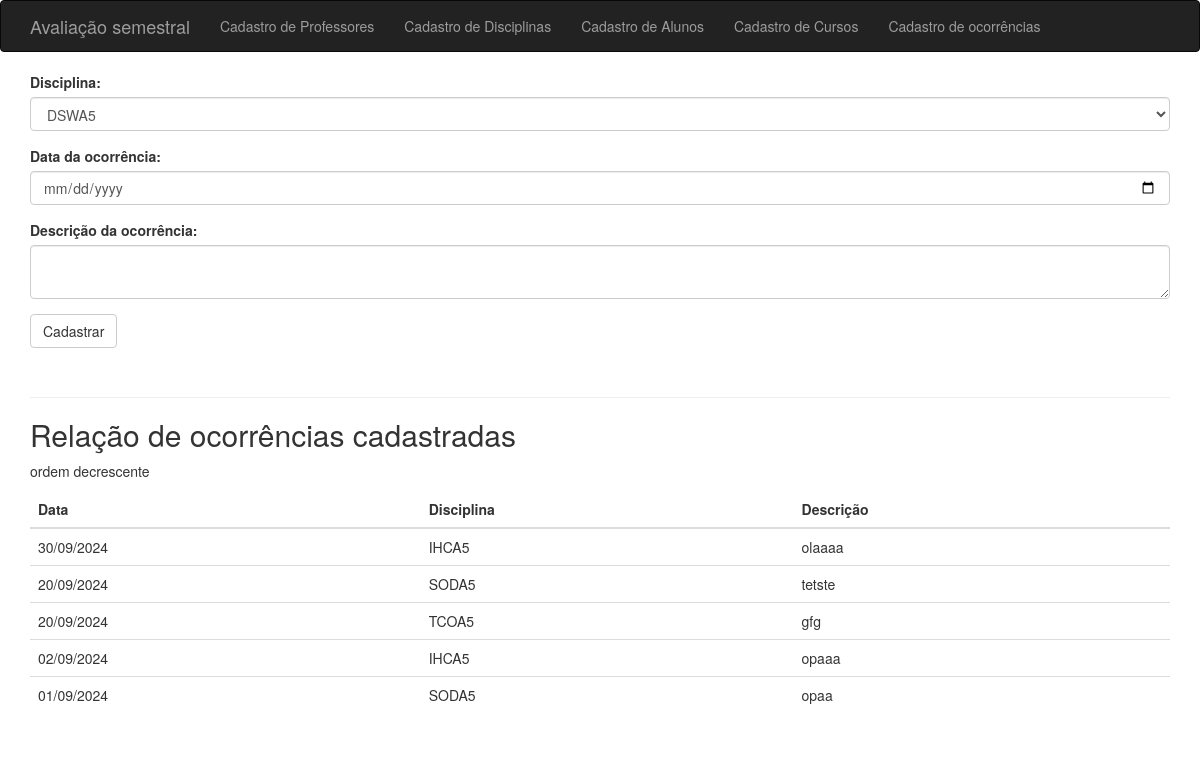
The page /ocorrencias on the database its author committed.
### hello.py (models this page shows, shortened)
class Ocor(db.Model):
    __tablename__ = 'ocors'
    id = db.Column(db.Integer, primary_key=True)
    date = db.Column(db.DateTime)
    descricao = db.Column(db.String(250))
    disc_id = db.Column(db.Integer, db.ForeignKey('discs.id'))

class Disc(db.Model):
    __tablename__ = 'discs'
    id = db.Column(db.Integer, primary_key=True)
    name = db.Column(db.String(64), unique=True)
    users = db.relationship('User', backref='disc', lazy='dynamic')
    ocors = db.relationship('Ocor', backref='disc', lazy='dynamic')

### hello.py (the view, shortened to what this page needs)
@app.route('/ocorrencias', methods=['GET', 'POST'])
def ocorrencias():
    form = NameForm()
    ocor_all = Ocor.query.order_by(desc(Ocor.date)).all()
    discs = Disc.query.all()  # Para listar todas as disciplinas já salvas
    return render_template('ocorrencias.html', form=form, ocor_all=ocor_all, discs=discs)

### hello.py
class NameForm(FlaskForm):
    disc = SelectField('Disciplina:', choices=DISC, validators=[DataRequired()])
    data_ocorrencia = DateField('Data da ocorrência:', validators=[DataRequired()])
    descricao_ocorrencia = TextAreaField('Descrição da ocorrência:', validators=[DataRequired()])
    submit = SubmitField('Cadastrar')

### templates/ocorrencias.html (shortened to what this page needs)
{% extends "base.html" %}
{% import "bootstrap/wtf.html" as wtf %}
{% block page_content %}
{{ wtf.quick_form(form) }}
<div class="page-header"></div>
<h2>Relação de ocorrências cadastradas</h2>
<p>ordem decrescente</p>
<table class="table">
    <thead>
        <tr>
            <th>Data</th>
            <th>Disciplina</th>
            <th>Descrição</th>
        </tr>
    </thead>
    <tbody>
        {% for ocor in ocor_all %}
        <tr>
            <td>{{ ocor.date.strftime('%d/%m/%Y') }}</td>
            <td>{{ ocor.disc.name }}</td>
            <td>{{ ocor.descricao }}</td>
        </tr>
        {% endfor %}
    </tbody>
</table>
{% endblock %}

### templates/base.html (shortened to what this page needs)
{% extends "bootstrap/base.html" %}
{% block head %}
{{ super() }}
{% endblock %}
{% block navbar %}
<div class="navbar navbar-inverse" role="navigation">
    <div class="container">
        <div class="navbar-header">
            <a class="navbar-brand" href="/">Avaliação semestral</a>
        </div>
        <div class="navbar-collapse collapse">
            <ul class="nav navbar-nav">
                <li><a href="/professores">Cadastro de Professores</a></li>
                <li><a href="/disciplinas">Cadastro de Disciplinas</a></li>
                <li><a href="/alunos">Cadastro de Alunos</a></li>
                <li><a href="/cursos">Cadastro de Cursos</a></li>
                <li><a href="/ocorrencias">Cadastro de ocorrências</a></li>
            </ul>
        </div>
    </div>
</div>
{% endblock %}
{% block content %}
<div class="container">
    {% block page_content %}{% endblock %}
</div>
{% endblock %}

### rows shown on the page
Ocor: date "30/09/2024", disc.name "IHCA5", descricao "olaaaa"
Ocor: date "20/09/2024", disc.name "SODA5", descricao "tetste"
Ocor: date "20/09/2024", disc.name "TCOA5", descricao "gfg"
Ocor: date "02/09/2024", disc.name "IHCA5", descricao "opaaa"
Ocor: date "01/09/2024", disc.name "SODA5", descricao "opaa"
